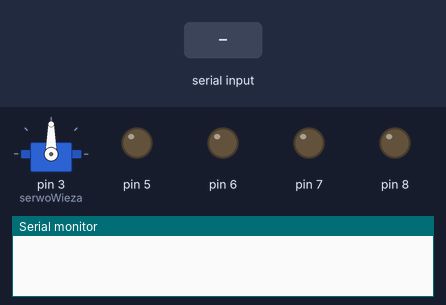
Simulated run of this sketch. Board: Arduino Uno, built with avr-gcc and run on an emulated ATmega328P. On the bench: servo, output pins drawn as LEDs (lit = HIGH), the last lines printed to the serial monitor. The test bench sets the inputs (shaded band).

Above: at 1.2 s.
1.3 s: "90,45\n" received over Serial
At 1.6 s:
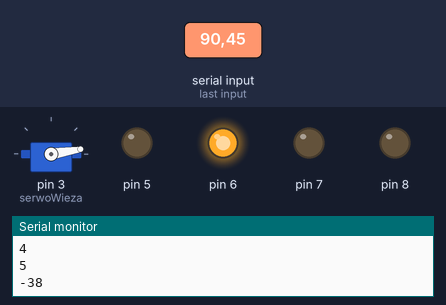
2.8 s: "30,150\n" received over Serial
At 3.9 s:
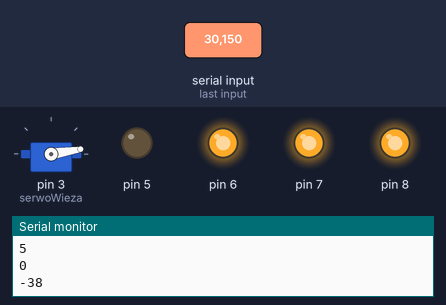
4.3 s: "90,45\n" received over Serial
At 5.0 s:
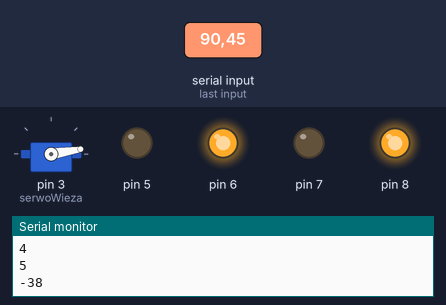
5.8 s: "200\n" received over Serial
At 7.2 s:
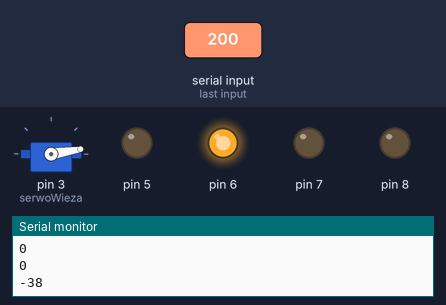
Timing chart, 0 to 8.3 s (numbered marks = the images above; inputs shaded):
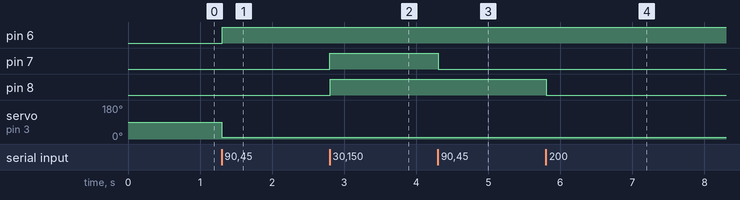

Measured:
- after the input at 1.3 s, pin 6: LOW → HIGH at once; servo on pin 3 (serwoWieza): 90° → 9° at once
- after the input at 2.8 s, pin 7, pin 8: LOW → HIGH at once
- after the input at 4.3 s, pin 7: HIGH → LOW at once
- after the input at 5.8 s, pin 8: HIGH → LOW at once

The sketch:

Arduino_Controller.ino
```cpp
#include <Servo.h>

int r;
//'b'5/r/n'

Servo serwoWieza;

void Check(int key, int serialIndex)
{
    if(r == key)
    {
      digitalWrite(serialIndex, HIGH);
    }
    else if(r == (key+1))
    {
      digitalWrite(serialIndex, LOW);
    }
}

void SerwoRuch(int setPos)
{
  serwoWieza.write(setPos);
}

void setup()
{

  pinMode(8, OUTPUT);
  pinMode(7, OUTPUT);
  pinMode(6, OUTPUT);
  pinMode(5, OUTPUT);

  //serwo wiezyczka
  serwoWieza.attach(3);

  Serial.begin(9600);
}

void loop()
{
  if(Serial.available())
  {
    delay(1);
    r = (Serial.read() - '0');
    Serial.println(r);

    Check(1, 8);
    Check(3, 7);
    Check(5, 6);
    Check(7, 5);

    if(r > 8 && r <= 188)
    {
      SerwoRuch(r);
    }
  }
}
```
